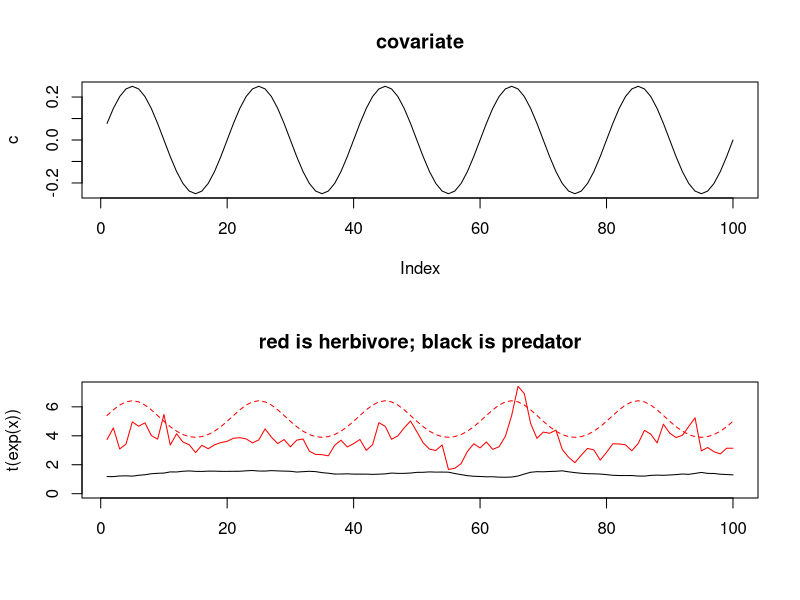

Write the R code that produced this figure. (Note: this script raises an error after producing the figure.)
#Lotka-Volterra simulation
# Covariate affects K (herbivore K)
# You MUST demean the covariates! Just like you demean data, otherwise setting u=zero doesn't work (mathematically).

#------------------
#set.seed(102)
#------------------

################################################
# Sinusoidal covariate drives K
################################################

#(H_t+1-H_t) = b*dt*H(1-H/K)-a*dt*P*H 
#  = b*dt*H_t - b/K*dt*H_t*H_t- a*dt*P_t*H_t
# dP/dt = e(PaH)-sP
n=100;
a=0.7; #attack rate
e=0.2; #conv eff
K=5;
dt=.2;
b=4; #birth rate of herbivore
s=0.5; #death rate of predator
H_i=K; P_i=7;
sd_H = sqrt(.02);
sd_P = sqrt(.02);

simlen = 1000;

covariate=.25*sin(.1*pi*1:simlen)
K=K*exp(covariate)

x = matrix(NA,2,simlen);
x[,1]=c(H_i, P_i);
rownames(x)=c("herbivore","predator")

while(any(is.nan(x)) | any(is.na(x))){
for(i in 2:simlen){
x[1,i] = (b*dt*(1-x[1,i-1]/K[i-1])+rnorm(1,0,sd_H))*x[1,i-1] - a*dt*x[1,i-1]*x[2,i-1]+x[1,i-1];
x[2,i] = a*e*dt*x[1,i-1]*x[2,i-1]-s*dt*exp(rnorm(1,0,sd_P))*x[2,i-1]+x[2,i-1];
}
}

x=x[,(simlen-n+1):simlen];
x=log(x)
c=covariate[(simlen-n+1):simlen]

#demean data and covariate
z.x = x-apply(x,1,mean)
z.c = c-mean(c)

## Print the output
par(mfrow=c(2,1))
plot(c,type="l",main="covariate")

ylims=c(0,max(max(K),max(exp(x))))
matplot(t(exp(x)), type="l", col=c("red","black"),ylim=ylims,lty=1)
title("red is herbivore; black is predator")
lines(K[(simlen-n+1):simlen], col="red", lty=2)

## Ignore the covariate
mod.list=list(
  B="unconstrained",
  U="zero",
  Q="diagonal and unequal",
  Z="identity",
  A="zero",
  R="zero",
  x0=z.x[,1,drop=FALSE],
  tinitx=1)

LVfit = MARSS(z.x,model=mod.list)

## Include the covariate
mod.list2=list(
  B="unconstrained",
  U="zero",
  Q="diagonal and unequal",
  Z="identity",
  A="zero",
  R="zero",
  C="unconstrained",
  c=matrix(z.c,1,n),
  x0=z.x[,1,drop=FALSE],
  tinitx=1)

LVfit2 = MARSS(z.x,model=mod.list2)

#compare the 2 approaches
LV.B2 = cbind(coef(LVfit2, type="matrix")$B,coef(LVfit2,type="matrix")$C)
rownames(LV.B2)=rownames(x)
colnames(LV.B2)=c(rownames(x),"cov")

LV.B = coef(LVfit, type="matrix")$B
rownames(LV.B)=rownames(x)
colnames(LV.B)=rownames(x)
cat("\nSinusoidal covariate affects K of herbivore; fit with covariate\n\n");print(LV.B2);cat("\nfit WITHOUT covariate\n\n");print(LV.B)

readline("Continue?")

################################################
# Linear covariate drives K
# It took me awhile to find working param values
# a) Don't drive the predator extinct by having K too low
# b) Have K start big enough that DD is low then end low
#    enought that DD is big
################################################

#(H_t+1-H_t) = b*dt*H(1-H/K)-a*dt*P*H 
#  = b*dt*H_t - b/K*dt*H_t*H_t- a*dt*P_t*H_t
# dP/dt = e(PaH)-sP
n=100;
a=0.7; #attack rate
e=0.2; #conv eff
K=5;
dt=.2;
b=4; #birth rate of herbivore
s=0.5; #death rate of predator
H_i=5; P_i=7;
sd_H = sqrt(.02);
sd_P = sqrt(.02);

simlen = 1000;

covariate=c(rep(1,simlen-n),1-.0025*1:n)
K=K*covariate

x = matrix(NA,2,simlen);
x[,1]=c(H_i, P_i);
rownames(x)=c("herbivore","predator")

while(any(is.nan(x)) | any(is.na(x))){
  for(i in 2:simlen){
    x[1,i] = (b*dt*(1-x[1,i-1]/K[i-1])+rnorm(1,0,sd_H))*x[1,i-1] - a*dt*x[1,i-1]*x[2,i-1]+x[1,i-1];
    x[2,i] = a*e*dt*x[1,i-1]*x[2,i-1]-s*dt*exp(rnorm(1,0,sd_P))*x[2,i-1]+x[2,i-1];
  }
}

x=x[,(simlen-n+1):simlen];
x=log(x)
c=covariate[(simlen-n+1):simlen]

#demean data and covariate
z.x = x-apply(x,1,mean)
z.c = c-mean(c)

## Print the output
par(mfrow=c(2,1))
plot(c,type="l",main="covariate")

ylims=c(0,max(max(K),max(exp(x))))
matplot(t(exp(x)), type="l", col=c("red","black"),ylim=ylims,lty=1)
lines(K[(simlen-n+1):simlen], col="red", lty=2)
title("red is herbivore; black is predator")

## Ignore the covariate
mod.list=list(
  B="unconstrained",
  U="zero",
  Q="diagonal and unequal",
  Z="identity",
  A="zero",
  R="zero",
  x0=z.x[,1,drop=FALSE],
  tinitx=1)

LVfit = MARSS(z.x,model=mod.list)

## Include the covariate
mod.list2=list(
  B="unconstrained",
  U="zero",
  Q="diagonal and unequal",
  Z="identity",
  A="zero",
  R="zero",
  C="unconstrained",
  c=matrix(z.c,1,n),
  x0=z.x[,1,drop=FALSE],
  tinitx=1)

LVfit2 = MARSS(z.x,model=mod.list2)

#compare the 2 approaches
LV.B2 = cbind(coef(LVfit2, type="matrix")$B,coef(LVfit2,type="matrix")$C)
rownames(LV.B2)=rownames(x)
colnames(LV.B2)=c(rownames(x),"cov")

LV.B = coef(LVfit, type="matrix")$B
rownames(LV.B)=rownames(x)
colnames(LV.B)=rownames(x)
cat("\nLinear covariate affects K of herbivore; fit with covariate\n\n");print(LV.B2);cat("\nfit WITHOUT covariate\n\n");print(LV.B)

readline("Continue?")

################################################
# Random Walk with drift drives K
# It took me awhile to find working param values
# a) Don't drive the predator extinct by having K too low
# b) Have K start big enough that DD is low then end low
#    enought that DD is big
################################################

#(H_t+1-H_t) = b*dt*H(1-H/K)-a*dt*P*H 
#  = b*dt*H_t - b/K*dt*H_t*H_t- a*dt*P_t*H_t
# dP/dt = e(PaH)-sP
n=100;
a=0.7; #attack rate
e=0.2; #conv eff
K0=5;
dt=.2;
b=4; #birth rate of herbivore
s=0.5; #death rate of predator
H_i=5; P_i=7;
sd_H = sqrt(.02);
sd_P = sqrt(.02);

simlen = 1000;

covariate=c(rep(1,simlen-n),1+cumsum(rnorm(n,-.02,.1)))
K=K0*exp(covariate)

x = matrix(NA,2,simlen);
x[,1]=c(H_i, P_i);
rownames(x)=c("herbivore","predator")

while(any(is.nan(x)) | any(is.na(x))){
  for(i in 2:simlen){
    x[1,i] = (b*dt*(1-x[1,i-1]/K[i-1])+rnorm(1,0,sd_H))*x[1,i-1] - a*dt*x[1,i-1]*x[2,i-1]+x[1,i-1];
    x[2,i] = a*e*dt*x[1,i-1]*x[2,i-1]-s*dt*exp(rnorm(1,0,sd_P))*x[2,i-1]+x[2,i-1];
  }
}

x=x[,(simlen-n+1):simlen];
x=log(x)
c=covariate[(simlen-n+1):simlen]

#demean
z.x = x-apply(x,1,mean)
z.c = c-mean(c)

## Print the output
par(mfrow=c(2,1))
plot(c,type="l",main="covariate")

ylims=c(0,max(max(K[(simlen-n+1):simlen]),max(exp(x))))
matplot(t(exp(x)), type="l", col=c("red","black"),ylim=ylims,lty=1)
lines(K[(simlen-n+1):simlen], col="red", lty=2)
title("red is herbivore; black is predator")

## Ignore the covariate
mod.list=list(
  B="unconstrained",
  U="zero",
  Q="diagonal and unequal",
  Z="identity",
  A="zero",
  R="zero",
  x0=z.x[,1,drop=FALSE],
  tinitx=1)

LVfit = MARSS(z.x,model=mod.list)

## Include the covariate
mod.list2=list(
  B="unconstrained",
  U="zero",
  Q="diagonal and unequal",
  Z="identity",
  A="zero",
  R="zero",
  C="unconstrained",
  c=matrix(z.c,1,n),
  x0=z.x[,1,drop=FALSE],
  tinitx=1)

LVfit2 = MARSS(z.x,model=mod.list2)

#compare the 2 approaches
LV.B2 = cbind(coef(LVfit2, type="matrix")$B,coef(LVfit2)$C)
rownames(LV.B2)=rownames(x)
colnames(LV.B2)=c(rownames(x),"cov")

LV.B = coef(LVfit, type="matrix")$B
rownames(LV.B)=rownames(x)
colnames(LV.B)=rownames(x)
cat("\nRandom Walk covariate affects K of herbivore; fit with covariate\n\n");print(LV.B2);cat("\nfit WITHOUT covariate\n\n");print(LV.B)

readline("Continue?")

################################################
# Mean-reverting Random Noise drives K
################################################

#(H_t+1-H_t) = b*dt*H(1-H/K)-a*dt*P*H 
#  = b*dt*H_t - b/K*dt*H_t*H_t- a*dt*P_t*H_t
# dP/dt = e(PaH)-sP
n=100;
a=0.7; #attack rate
e=0.2; #conv eff
K0=5;
dt=.2;
b=4; #birth rate of herbivore
s=0.5; #death rate of predator
H_i=5; P_i=7;
sd_H = sqrt(.02);
sd_P = sqrt(.02);

simlen = 1000;

covariate=arima.sim(simlen,model=list(ar=.8,sd=.05))
covariate=1+.5*covariate/sqrt(var(covariate))
K=K0*exp(covariate)

x = matrix(NA,2,simlen);
x[,1]=c(H_i, P_i);
rownames(x)=c("herbivore","predator")

while(any(is.nan(x)) | any(is.na(x))){
  for(i in 2:simlen){
    x[1,i] = (b*dt*(1-x[1,i-1]/K[i-1])+rnorm(1,0,sd_H))*x[1,i-1] - a*dt*x[1,i-1]*x[2,i-1]+x[1,i-1];
    x[2,i] = a*e*dt*x[1,i-1]*x[2,i-1]-s*dt*exp(rnorm(1,0,sd_P))*x[2,i-1]+x[2,i-1];
  }
}

x=x[,(simlen-n+1):simlen];
x=log(x)
c=covariate[(simlen-n+1):simlen]

#demean
z.x = x-apply(x,1,mean)
z.c = c - mean(c)

## Print the output
par(mfrow=c(2,1))
plot(c,type="l",main="covariate")

ylims=c(0,max(max(K[(simlen-n+1):simlen]),max(exp(x))))
matplot(t(exp(x)), type="l", col=c("red","black"),ylim=ylims,lty=1)
lines(K[(simlen-n+1):simlen], col="red", lty=2)
title("red is herbivore; black is predator")

## Ignore the covariate
mod.list=list(
  B="unconstrained",
  U="zero",
  Q="diagonal and unequal",
  Z="identity",
  A="zero",
  R="zero",
  x0=z.x[,1,drop=FALSE],
  tinitx=1)

LVfit = MARSS(z.x,model=mod.list)

## Include the covariate
mod.list2=list(
  B="unconstrained",
  U="zero",
  Q="diagonal and unequal",
  Z="identity",
  A="zero",
  R="zero",
  C="unconstrained",
  c=matrix(z.c,1,n),
  x0=z.x[,1,drop=FALSE],
  tinitx=1)

LVfit2 = MARSS(z.x,model=mod.list2)

#compare the 2 approaches
LV.B2 = cbind(coef(LVfit2, type="matrix")$B,coef(LVfit2)$C)
rownames(LV.B2)=rownames(x)
colnames(LV.B2)=c(rownames(x),"cov")

LV.B = coef(LVfit, type="matrix")$B
rownames(LV.B)=rownames(x)
colnames(LV.B)=rownames(x)
cat("\nMean-reverting random walk covariate affects K of herbivore; fit with covariate\n\n");print(LV.B2);cat("\nfit WITHOUT covariate\n\n");print(LV.B)
